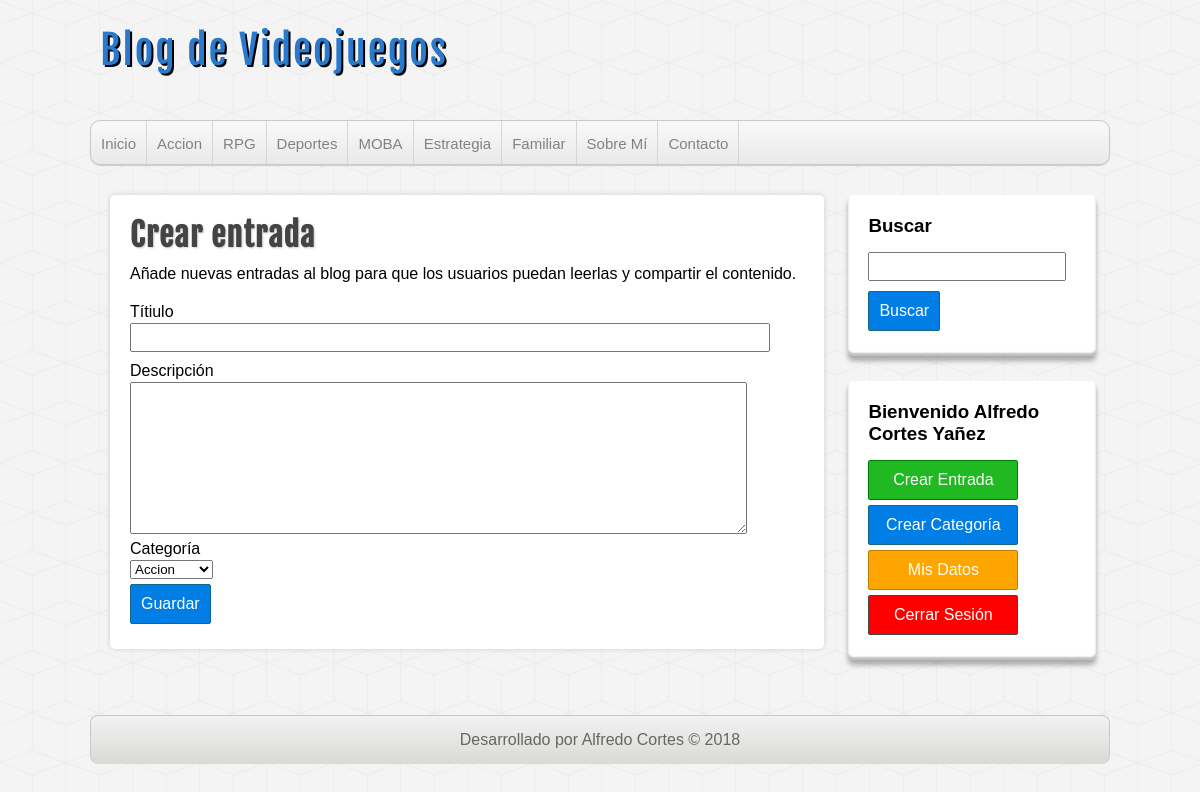
Page /crear-entrada.php (signed in) on the committed database.
### tables this page shows
CREATE TABLE IF NOT EXISTS `categorias` (
  `id_categoria` int(255) NOT NULL AUTO_INCREMENT,
  `nombre_categoria` varchar(255) NOT NULL,
  PRIMARY KEY (`id_categoria`)
);

### includes/helpers.php (called while the page is built, shortened)
<?php
function obtenerCategorias($conn){
    $sql = "SELECT * FROM categorias ORDER BY id_categoria ASC;";
    $categorias = mysqli_query($conn, $sql) or die(mysql_error());
    $result = array();
    if($categorias && mysqli_num_rows($categorias)>=1){
        $result = $categorias;
    }
    return $result;
}
?>

### crear-entrada.php (the view, shortened to what this page needs)
<?php
require_once 'includes/header.php';
require_once 'includes/sidebar.php';
?>
<div id="principal">
    <h1>Crear entrada</h1>
    <p>Añade nuevas entradas al blog para que los usuarios puedan leerlas y compartir el contenido.</p>
    <br/>
    <form action="guardar-entrada.php" method="POST">
        <label for="titulo">Títiulo</label>
        <input type="text" name="titulo">
        <label for="descripcion">Descripción</label>
        <textarea name="descripcion" cols="75" rows="10"></textarea>
        <label for="categoria">Categoría</label>
        <select name="categoria">
            <?php
                $categorias = obtenerCategorias($conn);
                if(!empty($categorias)):
                    while($categoria = mysqli_fetch_assoc($categorias)): ?>
                        <option value="<?=$categoria['id_categoria']?>"><?=$categoria['nombre_categoria']?></option>
            <?php
                    endwhile;
                endif;
            ?>
        </select>
        <input type="submit" value="Guardar">
    </form>
</div>
<?php require_once 'includes/footer.php'; ?>

### includes/header.php (shortened to what this page needs)
<?php require_once 'conexion.php'; ?>
<?php require_once 'helpers.php'; ?>
<!DOCTYPE html>
<html lang="es">
    <head>
        <link rel="stylesheet" href="./assets/css/main.css">
    </head>
    <body>
        <header id="header">
            <div id="logo">
                <a href="index.php">
                    Blog de Videojuegos
                </a>
            </div>
            <nav id="menu">
                <ul>
                    <li>
                        <a href="index.php">Inicio</a>
                    </li>
                    <?php $categorias = obtenerCategorias($conn);
                    if(!empty($categorias)):
                        while($categoria=mysqli_fetch_assoc($categorias)): ?>
                        <li>
                            <a href="categoria.php?id=<?=$categoria['id_categoria'] ?>"><?= $categoria['nombre_categoria']; ?></a>
                        </li>
                    <?php
                        endwhile;
                    endif;
                    ?>
                    <li>
                        <a href="index.php">Sobre Mí</a>
                    </li>
                    <li>
                        <a href="index.php">Contacto</a>
                    </li>
                </ul>
            </nav>
        </header>
    <div id="container">

### assets/css/main.css (style rules this page uses)
html { box-sizing: border-box; }
*, *::before, *::after { box-sizing: inherit; }
* { margin: 0px; padding: 0px; font-family: sans-serif, Helvetica, Arial; text-decoration: none; }
body { background: url(../img/cubes.png) #f4f4f4; }
#header { width: 85%; height: auto; background: transparent; margin: 0 auto; }
#logo { float: left; width: 540px; height: 120px; }
#logo a { font-family: "fajala", Helvetica; font-size: 40px; letter-spacing: 2px; color: #2979cd; text-shadow: 2px 2px 0px black; transition: all 500ms; line-height: 100px; margin-left: 10px; }
#menu { clear: both; width: 100%; height: 45px; background: linear-gradient(to bottom, #f9f9f9 0px, #e9e9e9 100%); border: 1px solid #c9c9c9; border-radius: 10px; box-shadow: 0px 1px 1px #ccc; overflow: hidden; }
#menu ul { list-style: none; }
#menu ul li { float: left; line-height: 45px; border-right: 1px solid #d6d6d6; }
#menu ul li a { display: block; padding: 0 10px; font-size: 15px; color: #838282; }
#container { width: 85%; height: auto; margin: 30px auto; }
label, input[type="text"], input[type="email"], input[type="password"] { display: block; width: 95%; margin: 2px 0px; }
input[type="text"], input[type="email"], input[type="password"] { margin-bottom: 10px; padding: 5px; }
input[type="button"], input[type="submit"], .boton { display: block; margin: 5px 0px; border-radius: 2px; padding: 10px; color: white; background: #007ee5; border: 1px solid #156785; cursor: pointer; font-size: 16px; }
#principal { float: left; width: 70%; height: auto; background-color: #ffff; border-radius: 5px; box-shadow: 0px 0px 5px #ccc; margin-left: 20px; padding: 20px; overflow: hidden; }
#principal h1 { font-size: 32px; color: #444; letter-spacing: 1px; text-shadow: 1px 1px 2px #ccc; font-family: "fajala"; }
#principal p { margin-top: 10px; }

### rows in the picture
categorias: nombre_categoria "Accion"
categorias: nombre_categoria "RPG"
categorias: nombre_categoria "Deportes"
categorias: nombre_categoria "MOBA"
categorias: nombre_categoria "Estrategia"
categorias: nombre_categoria "Familiar"

### other values in the picture
$_SESSION['usuario']['nombre'] "Alfredo"
$_SESSION['usuario']['apellidos'] "Cortes Yañez"
form field categoria "Accion"
